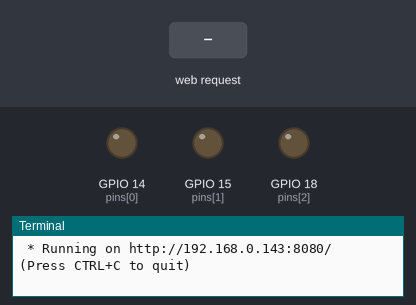
Bench run of a program on a simulated Raspberry Pi (BCM pin numbers). Shown: output pins drawn as LEDs (lit = HIGH), the last lines printed to the terminal. The test bench sets the inputs (shaded band). The clock reads 2024-03-15 10:24:30 at power-on unless the program sets it.

Above: at 1.2 s.
1.3 s: HTTP request for /red_on received
At 2.5 s:
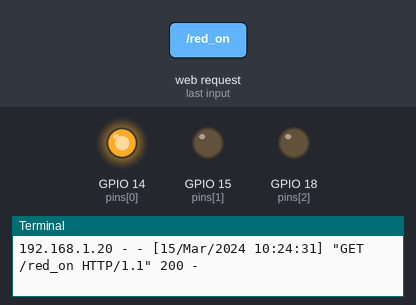
2.8 s: HTTP request for /green_on received
At 3.8 s:
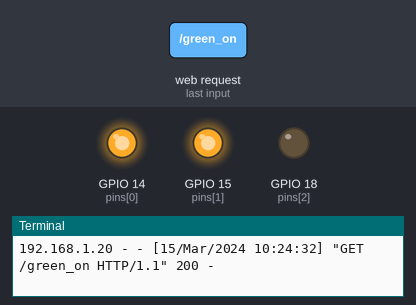
4.3 s: HTTP request for /blue_on received
At 4.9 s:
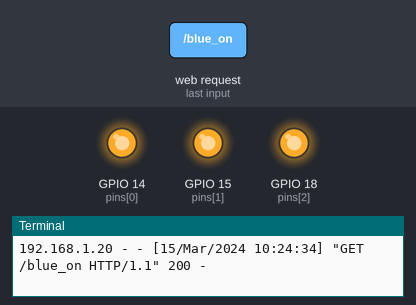
Timing chart, 0 to 7.3 s (numbered marks = the images above; inputs shaded):
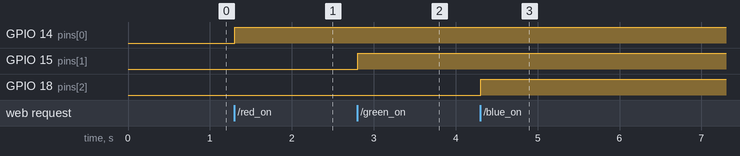

The program:

ledToggle1.py
```python
from flask import Flask
import RPi.GPIO as GPIO

GPIO.setmode(GPIO.BCM)

pins = [14, 15, 18]
GPIO.setup(pins, GPIO.OUT)

app = Flask(__name__)

@app.route('/')
def hello():
  return "LED 제어를 위해 주소창을 변경하세요"

@app.route('/red_on')
def red_on():
  GPIO.output(pins[0], GPIO.HIGH)
  return "red LED on"

@app.route('/green_on')
def green_on():
  GPIO.output(pins[1], GPIO.HIGH)
  return "green LED on"

@app.route('/blue_on')
def blue_on():
  GPIO.output(pins[2], GPIO.HIGH)
  return "blue LED on"

@app.route('/off')
def off():
  GPIO.output(pins, GPIO.LOW)
  return "all LED off"

@app.route('/clean_up')
def clean_up():
  GPIO.cleanup()
  return "clean up"

if __name__ == "__main__":
  app.run(host = "192.168.0.143", port = "8080")
```

Measured:
- after the input at 1.3 s, GPIO 14 (pins[0]): LOW → HIGH at once
- after the input at 2.8 s, GPIO 15 (pins[1]): LOW → HIGH at once
- after the input at 4.3 s, GPIO 18 (pins[2]): LOW → HIGH at once
